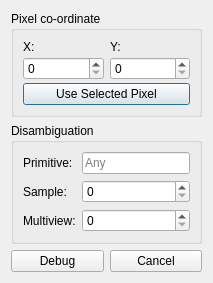
<?xml version="1.0" encoding="UTF-8"?>
<ui version="4.0">
 <class>PixelDebugSelector</class>
 <widget class="QDialog" name="PixelDebugSelector">
  <property name="windowModality">
   <enum>Qt::ApplicationModal</enum>
  </property>
  <property name="geometry">
   <rect>
    <x>0</x>
    <y>0</y>
    <width>176</width>
    <height>274</height>
   </rect>
  </property>
  <property name="sizePolicy">
   <sizepolicy hsizetype="Fixed" vsizetype="Fixed">
    <horstretch>0</horstretch>
    <verstretch>0</verstretch>
   </sizepolicy>
  </property>
  <property name="windowTitle">
   <string>Debug Pixel Shader</string>
  </property>
  <property name="sizeGripEnabled">
   <bool>false</bool>
  </property>
  <property name="modal">
   <bool>true</bool>
  </property>
  <layout class="QVBoxLayout" name="verticalLayout">
   <property name="sizeConstraint">
    <enum>QLayout::SetFixedSize</enum>
   </property>
   <item>
    <widget class="QGroupBox" name="groupBox">
     <property name="title">
      <string>Pixel co-ordinate</string>
     </property>
     <layout class="QGridLayout" name="gridLayout_groupthread">
      <property name="verticalSpacing">
       <number>3</number>
      </property>
      <item row="0" column="0">
       <widget class="QLabel" name="xLabel">
        <property name="text">
         <string>X:</string>
        </property>
       </widget>
      </item>
      <item row="1" column="1">
       <widget class="QSpinBox" name="y">
        <property name="maximum">
         <number>16384</number>
        </property>
       </widget>
      </item>
      <item row="0" column="1">
       <widget class="QLabel" name="yLabel">
        <property name="text">
         <string>Y:</string>
        </property>
       </widget>
      </item>
      <item row="1" column="0">
       <widget class="QSpinBox" name="x">
        <property name="maximum">
         <number>16384</number>
        </property>
       </widget>
      </item>
      <item row="2" column="0" colspan="2">
       <widget class="QPushButton" name="selectedPixel">
        <property name="text">
         <string>Use Selected Pixel</string>
        </property>
        <property name="icon">
         <iconset resource="../Resources/resources.qrc">
          <normaloff>:/wand.png</normaloff>:/wand.png</iconset>
        </property>
       </widget>
      </item>
     </layout>
    </widget>
   </item>
   <item>
    <widget class="QGroupBox" name="groupBox1">
     <property name="title">
      <string>Disambiguation</string>
     </property>
     <layout class="QGridLayout" name="gridLayout">
      <item row="0" column="0">
       <widget class="QLabel" name="primLabel">
        <property name="text">
         <string>Primitive:</string>
        </property>
       </widget>
      </item>
      <item row="1" column="1">
       <widget class="QSpinBox" name="sample"/>
      </item>
      <item row="2" column="1">
       <widget class="QSpinBox" name="view"/>
      </item>
      <item row="1" column="0">
       <widget class="QLabel" name="sampleLabel">
        <property name="text">
         <string>Sample:</string>
        </property>
       </widget>
      </item>
      <item row="2" column="0">
       <widget class="QLabel" name="viewLabel">
        <property name="text">
         <string>Multiview:</string>
        </property>
       </widget>
      </item>
      <item row="0" column="1">
       <widget class="RDLineEdit" name="primitive">
        <property name="placeholderText">
         <string>Any</string>
        </property>
       </widget>
      </item>
     </layout>
    </widget>
   </item>
   <item>
    <layout class="QHBoxLayout" name="horizontalLayout_buttons">
     <item>
      <widget class="QPushButton" name="beginDebug">
       <property name="text">
        <string>Debug</string>
       </property>
       <property name="icon">
        <iconset resource="../Resources/resources.qrc">
         <normaloff>:/wrench.png</normaloff>:/wrench.png</iconset>
       </property>
      </widget>
     </item>
     <item>
      <widget class="QPushButton" name="cancelDebug">
       <property name="text">
        <string>Cancel</string>
       </property>
      </widget>
     </item>
    </layout>
   </item>
  </layout>
 </widget>
 <customwidgets>
  <customwidget>
   <class>RDLineEdit</class>
   <extends>QLineEdit</extends>
   <header>Widgets/Extended/RDLineEdit.h</header>
  </customwidget>
 </customwidgets>
 <resources>
  <include location="../Resources/resources.qrc"/>
 </resources>
 <connections/>
</ui>
